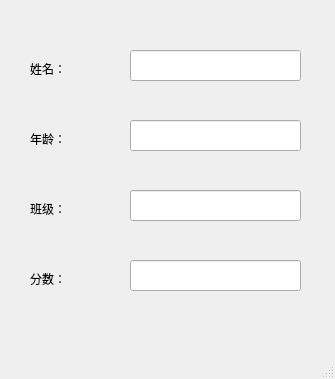
<?xml version="1.0" encoding="UTF-8"?>
<ui version="4.0">
 <class>MainWindow</class>
 <widget class="QMainWindow" name="MainWindow">
  <property name="geometry">
   <rect>
    <x>0</x>
    <y>0</y>
    <width>335</width>
    <height>379</height>
   </rect>
  </property>
  <property name="windowTitle">
   <string>MainWindow</string>
  </property>
  <widget class="QWidget" name="centralwidget">
   <widget class="QLineEdit" name="lineEdit">
    <property name="geometry">
     <rect>
      <x>130</x>
      <y>50</y>
      <width>171</width>
      <height>31</height>
     </rect>
    </property>
   </widget>
   <widget class="QLineEdit" name="lineEdit_2">
    <property name="geometry">
     <rect>
      <x>130</x>
      <y>120</y>
      <width>171</width>
      <height>31</height>
     </rect>
    </property>
   </widget>
   <widget class="QLineEdit" name="lineEdit_3">
    <property name="geometry">
     <rect>
      <x>130</x>
      <y>190</y>
      <width>171</width>
      <height>31</height>
     </rect>
    </property>
   </widget>
   <widget class="QLineEdit" name="lineEdit_4">
    <property name="geometry">
     <rect>
      <x>130</x>
      <y>260</y>
      <width>171</width>
      <height>31</height>
     </rect>
    </property>
   </widget>
   <widget class="QLabel" name="label">
    <property name="geometry">
     <rect>
      <x>30</x>
      <y>60</y>
      <width>81</width>
      <height>18</height>
     </rect>
    </property>
    <property name="text">
     <string>姓名：</string>
    </property>
   </widget>
   <widget class="QLabel" name="label_2">
    <property name="geometry">
     <rect>
      <x>30</x>
      <y>130</y>
      <width>81</width>
      <height>18</height>
     </rect>
    </property>
    <property name="text">
     <string>年龄：</string>
    </property>
   </widget>
   <widget class="QLabel" name="label_3">
    <property name="geometry">
     <rect>
      <x>30</x>
      <y>200</y>
      <width>81</width>
      <height>18</height>
     </rect>
    </property>
    <property name="text">
     <string>班级：</string>
    </property>
   </widget>
   <widget class="QLabel" name="label_4">
    <property name="geometry">
     <rect>
      <x>30</x>
      <y>270</y>
      <width>81</width>
      <height>18</height>
     </rect>
    </property>
    <property name="text">
     <string>分数：</string>
    </property>
   </widget>
  </widget>
  <widget class="QMenuBar" name="menubar">
   <property name="geometry">
    <rect>
     <x>0</x>
     <y>0</y>
     <width>335</width>
     <height>30</height>
    </rect>
   </property>
  </widget>
  <widget class="QStatusBar" name="statusbar"/>
 </widget>
 <resources/>
 <connections/>
</ui>
